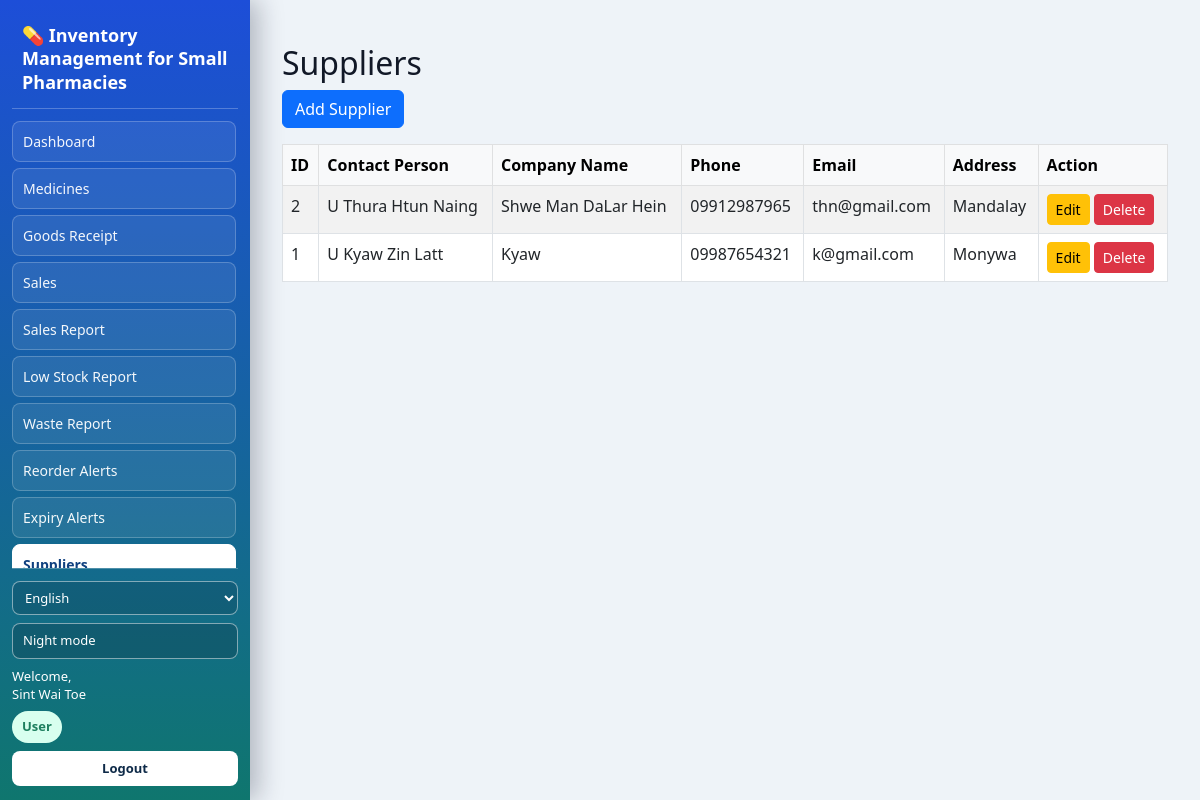
/suppliers.php (signed in), run on the app's committed database.
### tables this page shows
CREATE TABLE `suppliers` (
  `id` int(11) NOT NULL,
  `contact_person` varchar(255) NOT NULL,
  `company_name` varchar(255) NOT NULL,
  `phone` varchar(50) DEFAULT NULL,
  `email` varchar(100) DEFAULT NULL,
  `address` text DEFAULT NULL
);

### suppliers.php (the view, shortened to what this page needs)
<?php
require_once 'config/db.php';
$stmt = $pdo->query("SELECT * FROM suppliers ORDER BY id DESC");
$suppliers = $stmt->fetchAll(PDO::FETCH_ASSOC);
?>
<!DOCTYPE html>
<html lang="en">
<head>
    <link href="https://cdn.jsdelivr.net/npm/bootstrap@5.3.0/dist/css/bootstrap.min.css" rel="stylesheet">
</head>
<body>
<?php include 'navbar.php'; ?>
<div class="container mt-4">
    <h2>Suppliers</h2>
    <button class="btn btn-primary mb-3" data-bs-toggle="modal" data-bs-target="#addSupplierModal">Add Supplier</button>
    <table class="table table-bordered table-striped">
        <thead class="table-light">
            <tr>
                <th>ID</th>
                <th>Contact Person</th>
                <th>Company Name</th>
                <th>Phone</th>
                <th>Email</th>
                <th>Address</th>
                <th>Action</th>
            </tr>
        </thead>
        <tbody>
            <?php if ($suppliers): ?>
                <?php foreach ($suppliers as $sup): ?>
                    <tr>
                        <td><?= htmlspecialchars($sup['id']); ?></td>
                        <td><?= htmlspecialchars($sup['contact_person']); ?></td>
                        <td><?= htmlspecialchars($sup['company_name']); ?></td>
                        <td><?= htmlspecialchars($sup['phone']); ?></td>
                        <td><?= htmlspecialchars($sup['email']); ?></td>
                        <td><?= htmlspecialchars($sup['address']); ?></td>
                        <td>
                            <a href="edit_supplier.php?id=<?= $sup['id']; ?>" class="btn btn-sm btn-warning">Edit</a>
                            <a href="delete_supplier.php?id=<?= $sup['id']; ?>" class="btn btn-sm btn-danger" onclick="return confirm('Are you sure?');">Delete</a>
                        </td>
                    </tr>
                <?php endforeach; ?>
            <?php else: ?>
                <tr><td colspan="7" class="text-center">No suppliers found</td></tr>
            <?php endif; ?>
        </tbody>
    </table>
</div>
</body>
</html>

### navbar.php (style rules this page uses)
:root { --trust-blue: #2563eb; --health-green: #12b981; --warning-amber: #f59e0b; --danger-red: #ef4444; --vivid-cyan: #06b6d4; --light-gray: #eef3f8; --dark-charcoal: #111827; --border-gray: #cfd9e4; --page-bg: #eef3f8; --page-text: #111827; --muted-text: #5b6a79; --sidebar-grad-a: #1d4ed8; --sidebar-grad-b: #0f766e; --glass-border: rgba(255, 255, 255, 0.22); --link-bg: rgba(255, 255, 255, 0.08); --link-hover-bg: rgba(255, 255, 255, 0.2); --link-text: rgba(255, 255, 255, 0.95); --role-chip-admin-bg: #ffffff; --role-chip-admin-color: #16499b; --role-chip-user-bg: #d8ffef; --role-chip-user-color: #1e7f5f; --logout-btn-bg: #ffffff; --logout-btn-color: #0e2a48; --logout-btn-hover-bg: #dbeafe; --card-bg: #ffffff; --card-border: #cfd9e4; --card-shadow: 0 8px 14px rgba(31, 41, 51, 0.08); --input-bg: #ffffff; --input-border: #cfd9e4; --input-text: #111827; }
body { padding-left: 270px !important; padding-top: 20px !important; padding-right: 20px !important; padding-bottom: 20px !important; background: var(--page-bg) !important; color: var(--page-text) !important; transition: background-color .2s ease, color .2s ease !important; min-height: 100vh; box-sizing: border-box; }

### data on the page
suppliers: id "2", contact_person "U Thura Htun Naing", company_name "Shwe Man DaLar Hein", phone "09912987965", email "thn@gmail.com", address "Mandalay"
suppliers: id "1", contact_person "U Kyaw Zin Latt", company_name "Kyaw", phone "09987654321", email "k@gmail.com", address "Monywa"

### other printed values
$langData['title'] "💊 Inventory Management for Small Pharmacies"
$langData['medicine_list'] "Medicines"
$langData['goods_receipt'] "Goods Receipt"
$langData['sales'] "Sales"
$langData['nav_sales_report'] "Sales Report"
$langData['nav_low_stock_report'] "Low Stock Report"
$langData['nav_waste_report'] "Waste Report"
$langData['nav_reorder_alerts'] "Reorder Alerts"
$langData['nav_expiry_alerts'] "Expiry Alerts"
$langData['welcome'] "Welcome,"
$username "Sint Wai Toe"
$roleLabel "User"
$langData['logout'] "Logout"
